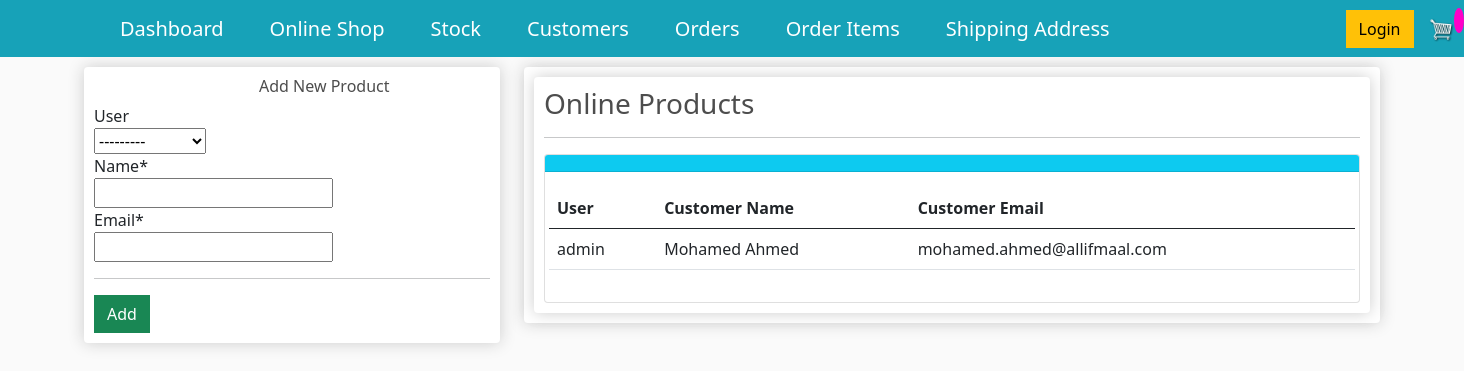
Page /customer_online/ on the earlier database version.
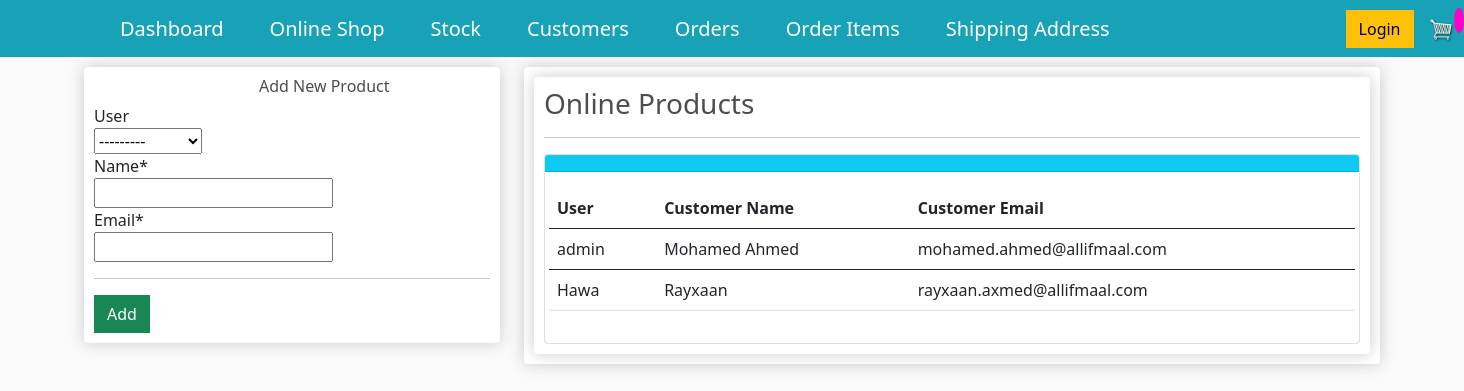
Same page on the later database version.
### store/models.py (models this page shows, shortened)
class Customer(models.Model):
    user=models.OneToOneField(User, null=True, blank=True, on_delete=models.CASCADE)
    name = models.CharField(max_length=200, null=True)
    email = models.CharField(max_length=200)

### store/views.py (the view)
# urls.py: path('customer_online/', views.customer_online, name="customer_online"),
def customer_online(request):
    title="Allifmaal Online Stock"
    form=AddOnlineCustomerForm(request.POST or None)
    customers = Customer.objects.all()
    if form.is_valid():
        form.save()
        messages.success(request, 'Customer added successfully')
        return redirect('customer_online')
    context={
        "title": title,
        "form":form,
        "customers":customers,
        }
    return render(request,'store/customer_online.html',context)

### store/forms.py
class AddOnlineCustomerForm(forms.ModelForm): #the forms here is the one imported up there.
    class Meta:
        model = Customer
        fields = ["user",'name','email']

### store/templates/store/customer_online.html (shortened to what this page needs)
{% extends "store/main.html"%}
{% load crispy_forms_tags %}
{% load static %}
{% block content %}
<div class="row">
	<div class="col-lg-4">
		<div class="box-element" id="form-wrapper">
                <div id="user-info">
                <h6 style="padding-left:165px">Add New Product</h6>
                <form method='POST' action=''> {% csrf_token %}
                    {{form|crispy}}
                </div>
                <hr>
                <input id="form-button" class="btn btn-success btn-block" type="submit" value="Add">
		</div>
        <br>
	</div>
	<div class="col-lg-8">
		<div class="box-element">
            <div class="box-element">
        <h3>Online Products</h3>
        <hr>
            <div class="card">
                <div class="card-header bg-info text-white">
                </div>
                <div class="card-body">
                    <div class="row">
                       <table class="table table-hover">
                        <thead>
                          <tr>
                            <th scope="col">User</th>
                            <th scope="col">Customer Name</th>
                            <th scope="col">Customer Email</th>
                          </tr>
                        </thead>
                        <tbody>
                            {% for customer in customers %}
                            <tr>
                            <td>{{customer.user}}</td>
                            <td>{{customer.name}}</td>
                            <td>{{customer.email}}</td>
                          </tr>
                        </tbody>
                        {% endfor %}
                      </table>
                </div>
            </div>
        </div>
            </div>
		</div>
	</div>
</div>
{% endblock %}

Differences in the rows shown:
added Customer: user "Hawa", name "Rayxaan", email "rayxaan.axmed@allifmaal.com"
